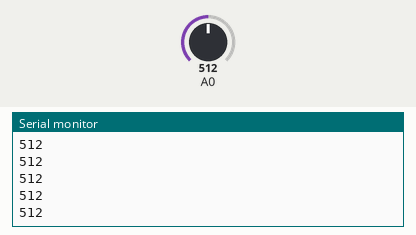
Recording of a sketch running on a simulated Arduino Uno, built with avr-gcc and run on an emulated ATmega328P. Parts: the last lines printed to the serial monitor. The test bench sets the inputs (shaded band); at power-on: A0 = 512.

Above: at 1.2 s.
1.3 s: A0 set to 716
At 2.4 s:
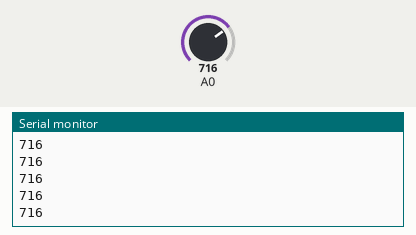
2.8 s: A0 set to 900
At 3.9 s:
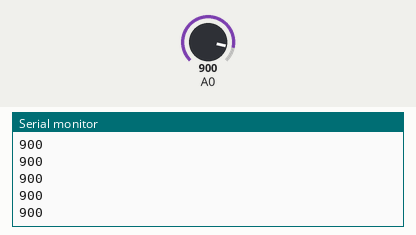
Timing chart, 0 to 5.8 s (numbered marks = the images above; inputs shaded):
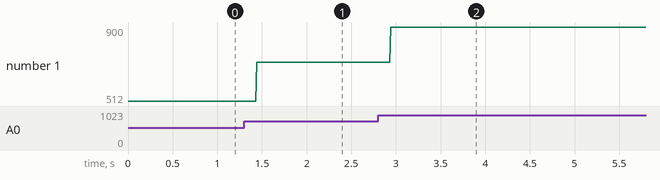

The sketch:

SPsketch.ino
```cpp
int Rawsolarvalue;
int Solarvalue;
int Reading1;
int Reading2;
int Reading3;
int Reading4;
int Reading5;
int Summedvalue;

void setup() {
  // put your setup code here, to run once:
  Serial.begin(4800);
}

void loop() {
  // put your main code here, to run repeatedly:
//  Rawsolarvalue = analogRead(A0);
  for (int i=0; i <= 6; i++){
     Rawsolarvalue = analogRead(A0);
     switch (i){
      case 1:  Reading1 = Rawsolarvalue;
        break;
      case 2:  Reading2 = Rawsolarvalue;
        break;
      case 3:  Reading3 = Rawsolarvalue;
        break;
      case 4:  Reading4 = Rawsolarvalue;
        break;
      case 5:  Reading5 = Rawsolarvalue;
        break;
      default: break;
      }

     // delay(10);
   }
   Summedvalue = Reading1 + Reading2 + Reading3 + Reading4 + Reading5;
   Solarvalue = Summedvalue / 5;
   Serial.println(Solarvalue);
}
```

Measured:
- after the input at 1.3 s, the serial monitor: prints a new line after 0.14 s (image 1)
- after the input at 2.8 s, the serial monitor: prints a new line after 0.14 s (image 2)
- plotted number 1: 512 → 716 after the input at 1.3 s, 716 → 900 after the input at 2.8 s
